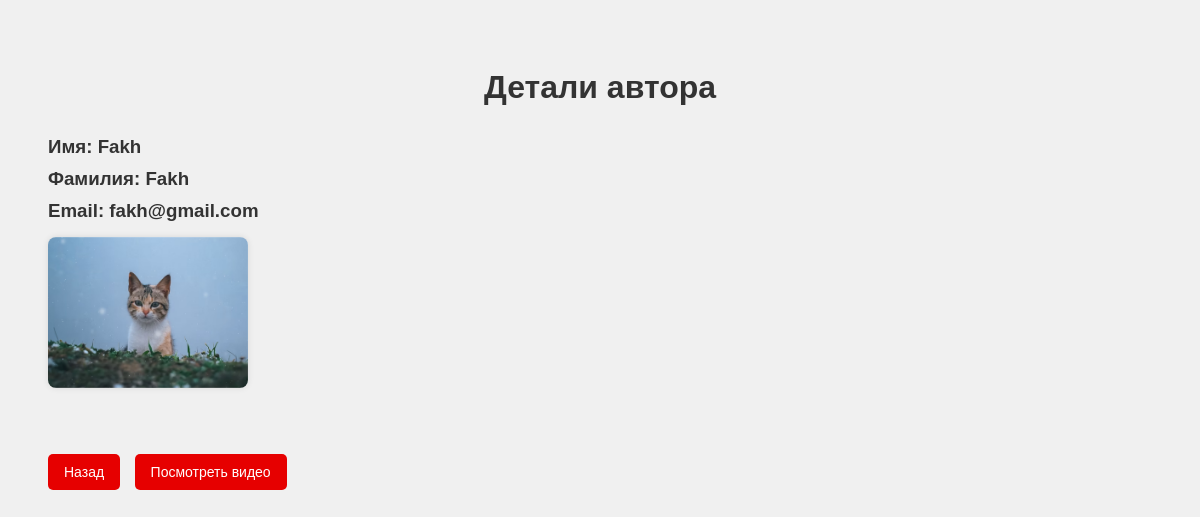
Page /details_u/2 on the committed database.
### myapp/models.py (models this page shows, shortened)
class User(models.Model):
    name = models.CharField(max_length=50)
    surname = models.CharField(max_length=50)
    email = models.EmailField(max_length=250,unique=True)
    photo = models.ImageField(upload_to='images')

### myapp/views.py (the view)
# urls.py: path('details_u/<int:id>',details_user,name='details_u'),
def details_user(request,id):
    user = get_object_or_404(User,id=id)
    return render(request,'details_u.html',{'user':user})

### myapp/templates/details_u.html (shortened to what this page needs)
{% load static %}
<!DOCTYPE html>
<html lang="en">
<head>
    <link rel="stylesheet" href="{% static 'styles/details_u_style.css' %}">
</head>
<body>
    <h1>Детали автора</h1>
    <h3>Имя: {{user.name}}</h3>
    <h3>Фамилия: {{user.surname}}</h3>
    <h3>Email: {{user.email}}</h3>
    <img src="{{user.photo.url}}" alt="">
    <br> <br>
    <a href="{% url 'get_u' %}"><button>Назад</button></a>
    <a href="{% url 'user_videos' user.id %}"><button>Посмотреть видео</button></a>
</body>
</html>

### myapp/static/styles/details_u_style.css (style rules this page uses)
body { font-family: Arial, sans-serif; background-color: #f0f0f0; padding: 40px; color: #333; }
h1 { text-align: center; margin-bottom: 30px; }
h3 { margin: 10px 0; }
img { display: block; max-width: 200px; height: auto; border-radius: 8px; box-shadow: 0 0 6px rgba(0,0,0,0.1); margin-top: 15px; margin-bottom: 30px; }
button { background-color: #e60000; color: white; border: none; padding: 10px 16px; margin-right: 10px; border-radius: 5px; cursor: pointer; font-size: 14px; }

### rows in the picture
User: name "Fakh", surname "Fakh", email "fakh@gmail.com", photo (picture)
